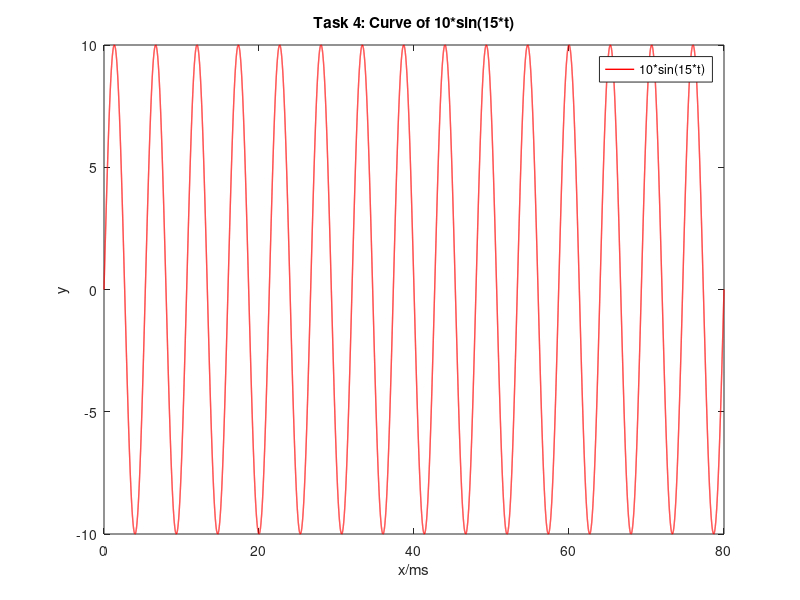
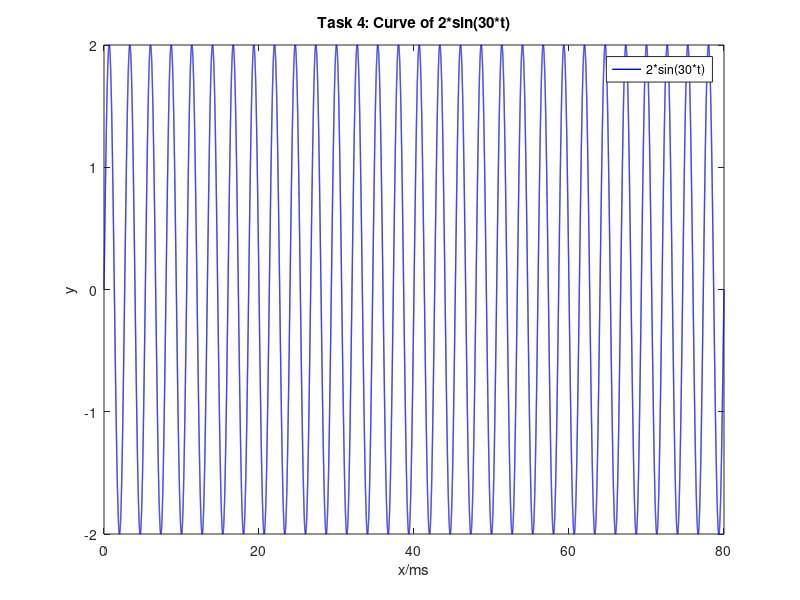
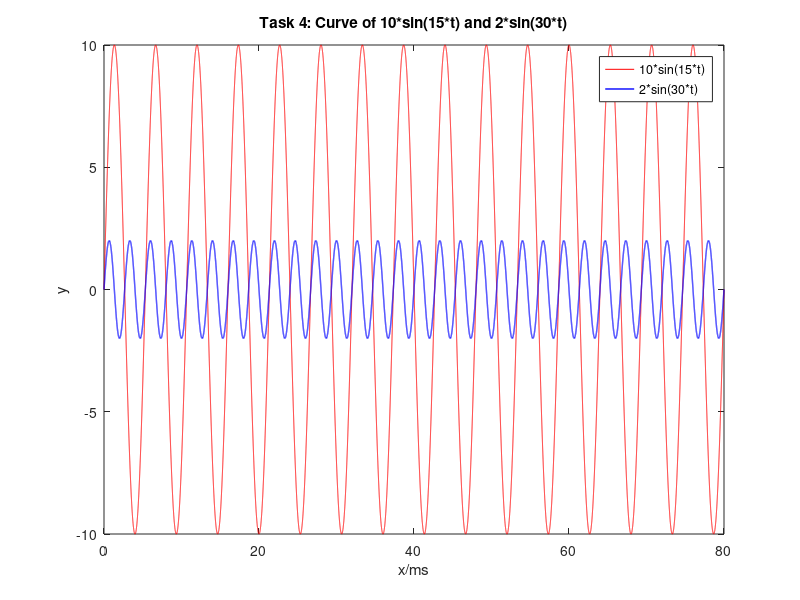
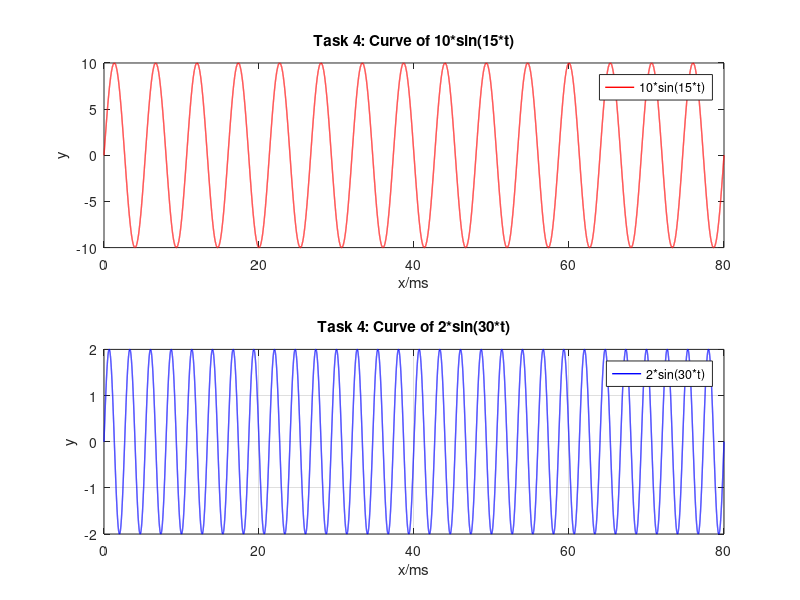

These charts were generated, in order, by the following MATLAB code:
t = 0 : 0.001 : 80;
y1 = 10*sin(t*(15*2*pi/80));
y2 = 2*sin(t*(30*2*pi/80));

figure(1)
plot(t,y1,'red', 'LineWidth',1)
axis([0 80 -10 10])
xlabel('x/ms')
ylabel('y')
title('Task 4: Curve of 10*sin(15*t)')
legend('10*sin(15*t)')

figure(2)
plot(t,y2,'blue','LineWidth',1)
axis([0 80 -2 2])
xlabel('x/ms')
ylabel('y')
title('Task 4: Curve of 2*sin(30*t)')
legend('2*sin(30*t)')

figure(3)
plot(t,y1,'red',t,y2,'blue','LineWidth',1)
axis([0 80 -10 10])
xlabel('x/ms')
ylabel('y')
title('Task 4: Curve of 10*sin(15*t) and 2*sin(30*t)')
legend('10*sin(15*t)','2*sin(30*t)')

figure(4)
subplot(2,1,1)
plot(t,y1,'red', 'LineWidth',1)
axis([0 80 -10 10])
xlabel('x/ms')
ylabel('y')
title('Task 4: Curve of 10*sin(15*t)')
legend('10*sin(15*t)')

subplot(2,1,2)
plot(t,y2,'blue','LineWidth',1)
axis([0 80 -2 2])
xlabel('x/ms')
ylabel('y')
title('Task 4: Curve of 2*sin(30*t)')
legend('2*sin(30*t)')
grid

figure(5)
subplot(2,1,1)
stem(t,y1,'red', 'LineWidth',1)
axis([0 80 -10 10])
xlabel('x/ms')
ylabel('y')
title('Task 4: Curve of 10*sin(15*t)')
legend('10*sin(15*t)')

subplot(2,1,2)
stem(t,y2,'blue','LineWidth',1)
axis([0 80 -2 2])
xlabel('x/ms')
ylabel('y')
title('Task 4: Curve of 2*sin(30*t)')
legend('2*sin(30*t)')

